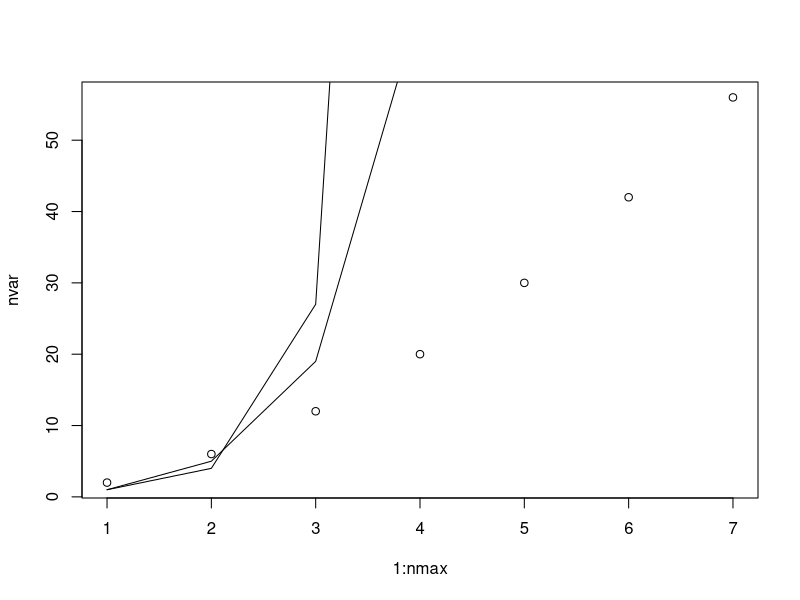

Generate this figure with R:
nvariables = function(n){
  return(n*(n+1))
}

nequations = function(n){
  neqs = 0
  for (i in 1:n){
    neqs = neqs + choose(i+n-1, n-1)
  }
  return(neqs)
}

check = function(n){
  return(2*factorial(2*n-1)/(factorial(n)*factorial(n-1))-1)
}

check2 = function(n){
  return(choose(2*n, n))
}

nmax = 7
nvar = c()
neq = c()
guess = c()

for (i in 1:nmax){
  nvari = nvariables(i)
  neqi = nequations(i)
  nvar = c(nvar, nvari)
  neq = c(neq, neqi)
  guess = c(guess, i^i)
}

plot(1:nmax, nvar)
lines(1:nmax, neq)
lines(1:nmax, guess)